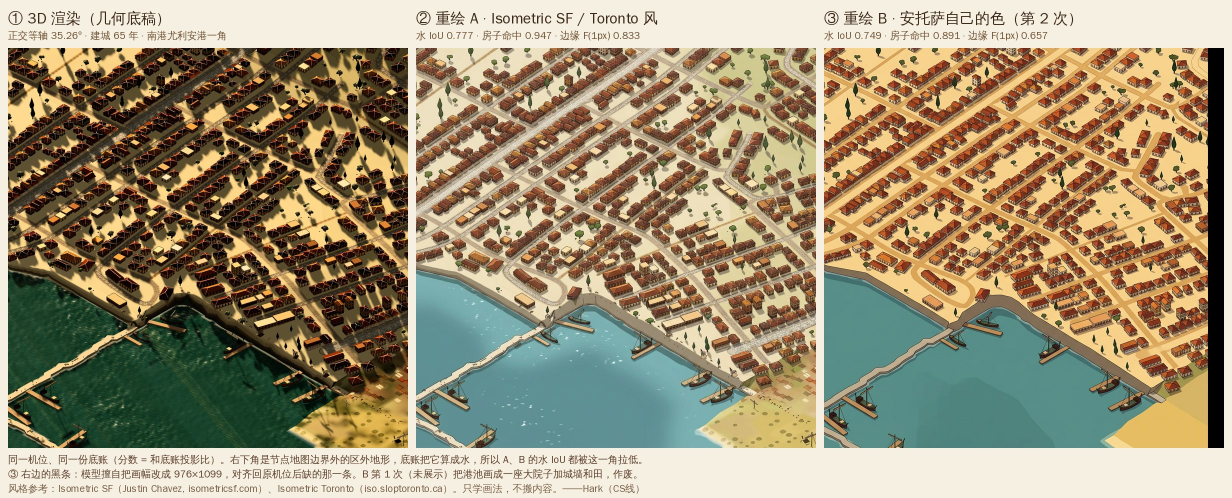
#> input picture docs/cs/lookdev/iso_repaint/compare.jpg, 2464 x 996 px, given in place of ledger_water.png, which was not available (shown at 1/2 size)
$ python fid.py
#> lines starting #> are read from the running program, lines starting #| are printed output that depends on the picture; after the words box and inside, x2 and y2 are one past the last pixel; in counts of white or black regions, pixels touching at a corner belong together
import numpy as np,json
from PIL import Image,ImageFilter
S=1024
L=lambda f:np.asarray(Image.open(f).convert('L').resize((S,S)))>127
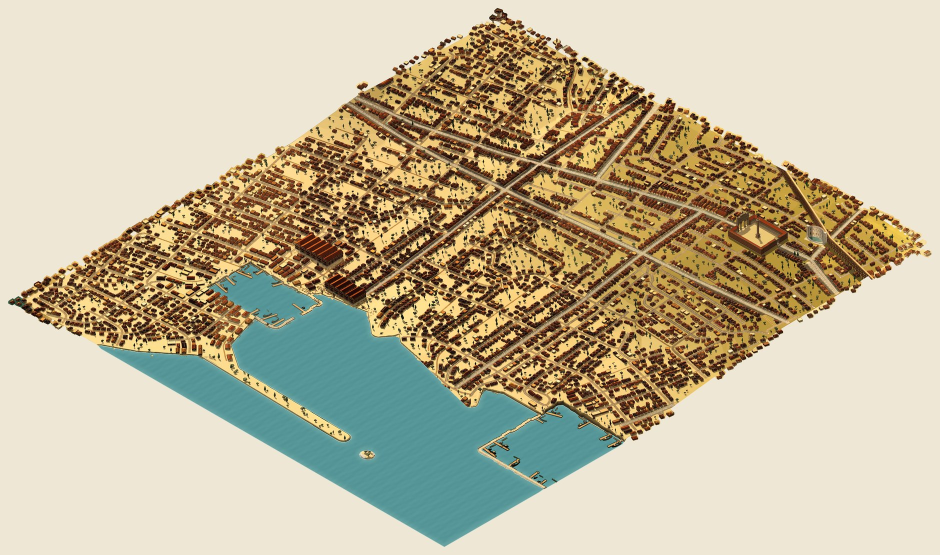
#> input picture docs/cs/lookdev/iso_repaint/nangang_mosaic.jpg, 1879 x 1110 px, given in place of ledger_houses.png, which was not available (shown at 1/2 size)
LW,LH,LS=L('ledger_water.png'),L('ledger_houses.png'),L('ledger_streets.png')
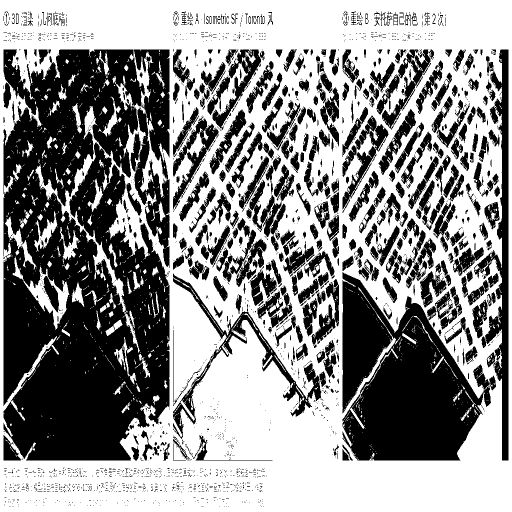
#> LW: shape (1024, 1024) bool (shown at 1/2 size); 56.3% white; 2233 black regions (1783 under 20 px), largest, box (x1, y1, x2, y2) and area: (7, 99, 339, 921) 209537, (685, 544, 992, 921) 70123, (948, 99, 1017, 921) 15842
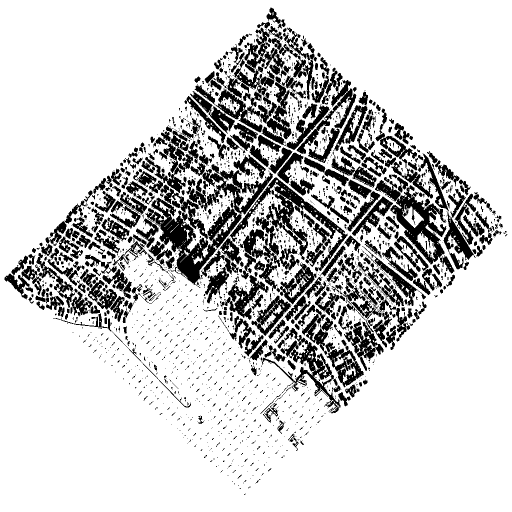
#> LH: shape (1024, 1024) bool (shown at 1/2 size); 81.2% white; 2140 black regions (1628 under 20 px), largest, box (x1, y1, x2, y2) and area: (291, 328, 546, 576) 17241, (460, 354, 695, 542) 9201, (750, 360, 893, 529) 7185
#> (the run stopped early here; a loop or call above may not have finished)
